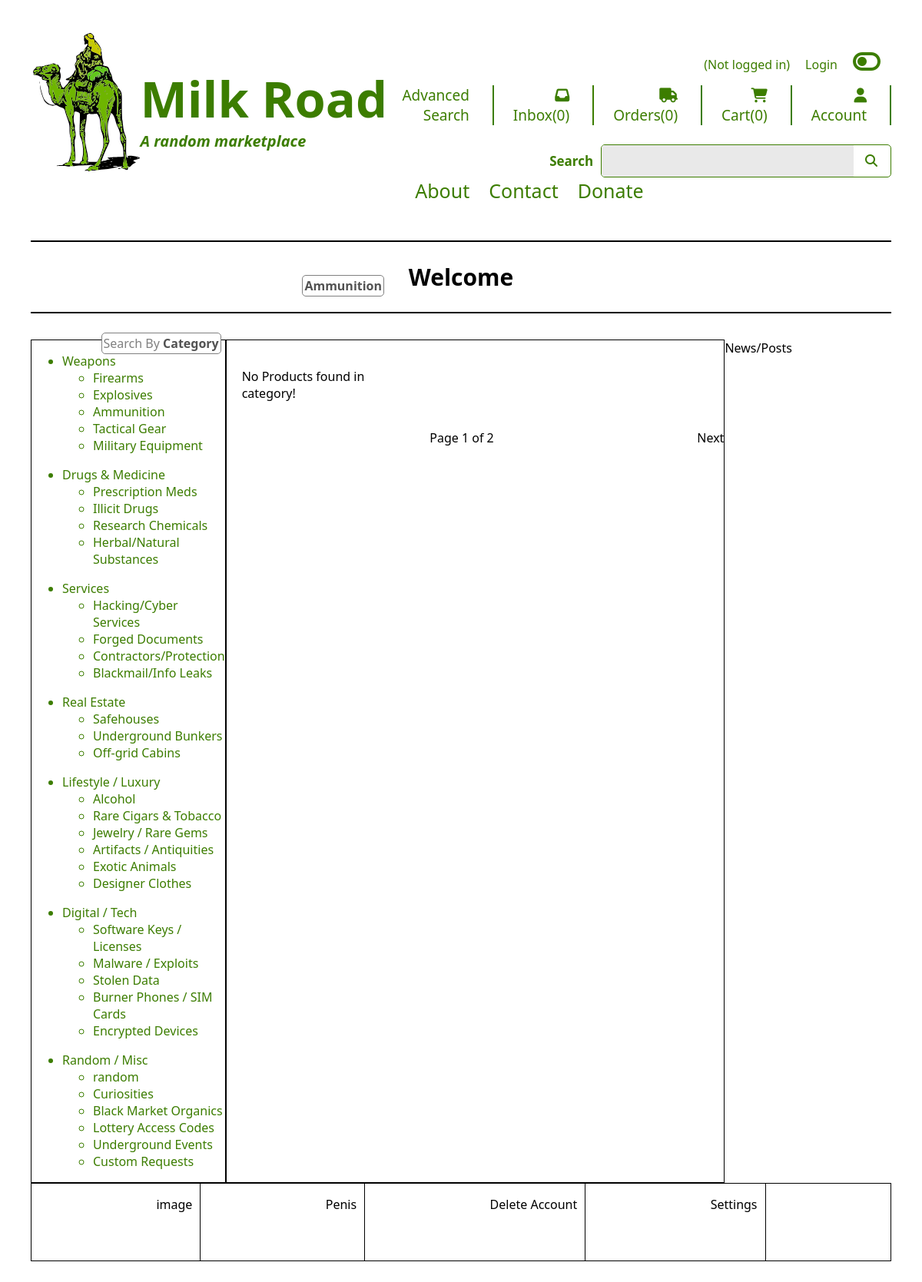
The app's page /category/ammunition, older data.
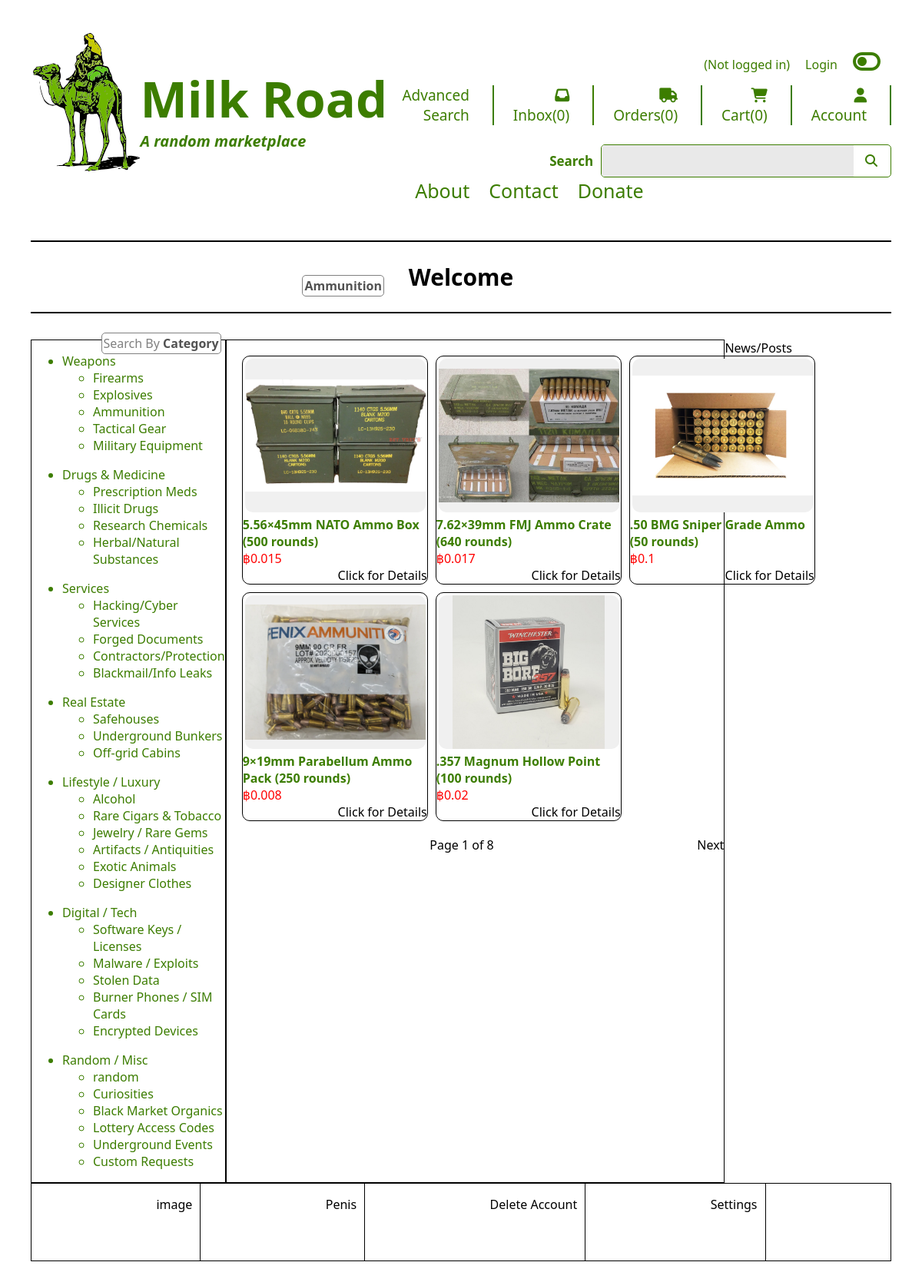
The same page, newer data.
### tables this page shows
CREATE TABLE Products (
    serialNum INTEGER PRIMARY KEY AUTOINCREMENT,
    name TEXT,
    category TEXT, -- 'weapon', 'drug', 'property', 'service', etc.
    price REAL,
    image BLOB,
    description TEXT
);

### app.py (the view)
@app.route('/category/<string:category>')
def category(category):
    page = request.args.get('page', 1, type=int) # Defining the page a user is on, if user is on page 2, page =2, if no page then default to 1, int makes sure it's a number
    per_page = 9 # limit to 9 items on the page
    offset = (page - 1) * per_page # this is the position where you fetch the products for the NEXT PAGE
    db = get_db()
    total_products = db.execute("""SELECT COUNT(*) FROM Products""").fetchone()[0] # Getting total number of producst in db
    print(total_products)
    products = db.execute("""SELECT * FROM Products WHERE category = ? LIMIT ? OFFSET ?;""", (category, per_page, offset)).fetchall()
    total_pages = (total_products + per_page - 1) // per_page # Calculated total pages needed
    if category == 'weapons':
        products = db.execute("""SELECT * FROM Products WHERE category IN ('firearm', 'explosive', 'ammunition','tactical_gear', 'military_equipment')""").fetchall()
    if category == 'drugs_medicine':
        products = db.execute("""SELECT * FROM Products WHERE category IN ('prescription_meds','illicit_drugs', 'research_chemicals', 'herbal_natural_substances')""").fetchall()
    if category == 'services':
        products = db.execute("""SELECT * FROM Products WHERE category IN ('hacking_cyber_services','forged_documents', 'contractors_protection', 'blackmail_info_leaks')""").fetchall()
    if category == 'real_estate':
        products = db.execute("""SELECT * FROM Products WHERE category IN ('safehouses','underground_bunkers', 'off_grid_cabins')""").fetchall()
    if category == 'lifestyle_luxury':
        products = db.execute("""SELECT * FROM Products WHERE category IN ('alcohol','rare_cigars_tobacco', 'jewelry_rare_gems', 'artifacts_antiquities', 'exotic_animals', 'designer_clothes')""").fetchall()
    if category == 'digital_tech':
        products = db.execute("""SELECT * FROM Products WHERE category IN ('software_keys_licenses','malware_exploits', 'stolen_data', 'burner_phones_sim_cards', 'encrypted_devices')""").fetchall()
    if category == 'random_misc':
        products = db.execute("""SELECT * FROM Products WHERE category IN ('random')""").fetchall()
    category_labels = {
    'weapons': 'Weapons',
    'firearm': 'Firearms',
    'explosive': 'Explosives',
    'ammunition': 'Ammunition',
    'tactical_gear': 'Tactical Gear',
    'military_equipment': 'Military Equipment',
    'drugs_medicine': 'Drugs & Medicine',
    'prescription_meds': 'Prescription Meds',
    'illicit_drugs': 'Illicit Drugs',
    'research_chemicals': 'Research Chemicals',
    'herbal_natural_substances': 'Herbal/Natural Substances',
    'services': 'Services',
    'hacking_cyber_services': 'Hacking/Cyber Services',
    'forged_documents': 'Forged Documents',
    'contractors_protection': 'Contractors/Protection',
    'blackmail_info_leaks': 'Blackmail/Info Leaks',
    'real_estate': 'Real Estate',
    'safehouses': 'Safehouses',
    'underground_bunkers': 'Underground Bunkers',
    'off_grid_cabins': 'Off-grid Cabins',
    'lifestyle_luxury': 'Lifestyle / Luxury',
    'alcohol': 'Alcohol',
    'rare_cigars_tobacco': 'Rare Cigars & Tobacco',
    'jewelry_rare_gems': 'Jewelry / Rare Gems',
    'artifacts_antiquities': 'Artifacts / Antiquities',
    'exotic_animals': 'Exotic Animals',
    'designer_clothes': 'Designer Clothes',
    'digital_tech': 'Digital / Tech',
    'software_keys_licenses': 'Software Keys / Licenses',
    'malware_exploits': 'Malware / Exploits',
    'stolen_data': 'Stolen Data',
    'burner_phones_sim_cards': 'Burner Phones / SIM Cards',
    'encrypted_devices': 'Encrypted Devices',
    'random_misc': 'Random / Misc',
    'random': 'Random'
    }
    label = category_labels.get(category, category.capitalize())
    return render_template("category.html", products=products, category=category, page=page, total_pages=total_pages, label=label)

### templates/category.html (shortened to what this page needs)
{% extends "base.html" %}
{% block main_content %}
<div id="all_categories"><b>{{ label }}</b></div>
<div id="item_grid">
    {% if products %}
    {% for product in products %}
    <div id="item_container">
        <a href="{{ url_for('product', serialNum=product['serialNum']) }}">
            <img src="{{ url_for('static', filename=product['image']) }}">
        </a>
        <div id="item_name">
            <a href="{{ url_for('product', serialNum=product['serialNum']) }}">
                <b>{{ product["name"] }}</b>
            </a>
        </div>
        <div id="item_price">฿{{ product["price"] }}</div>
        <div id="item_details">Click for Details</div>
    </div>
    {% endfor %}
    {% else %}
    <p>No Products found in category!</p>
    {% endif %}
</div>
<div class="pagination_container">
    {% if page < total_pages %}
        <div>Page {{ page }} of {{ total_pages }}</div>
        <a href="{{ url_for('index', page=page+1) }}">Next</a>
    {% endif %}
</div>
{% endblock %}

### templates/base.html (shortened to what this page needs)
<!DOCTYPE html>
<html lang="en">
<head>
    <link rel="stylesheet" href="{{ url_for('static', filename='styles/styles.css') }}">
    <link rel="stylesheet" href="{{ url_for('static', filename='styles/dark_mode.css') }}">
</head>
<body>
    <div class="parent">
        <div class="header">
            <a href="{{ url_for('index') }}"><img src="/static/images/silk.svg"></a>
            <a href="{{ url_for('index') }}">
                <div id="main_text_box">
                    <h1 id="main_text">Milk Road</h1>
                    <em>
                        <h2 id="sub_text">A random marketplace</h2>
                    </em>
                </div>
            </a>
        </div>
        <div class="nav">
            <div id="global" class="toggle-off">
                {% if g.user %}
                <a>
                    <p>Balance: <b style="color: #3C7D00;">฿ {{ g.funds }}</b></p>
                </a>
                <a href="{{ url_for('wallet') }}">
                    <p>Wallet<b>(฿)</b></p>
                </a>
                <p>Hi {{ g.user }}!</p>
                <a href="{{ url_for('logout') }}">
                    <p>Logout</p>
                </a>
                {% else %}
                <p>(Not logged in)</p>
                <a href="{{ url_for('login') }}">
                    <div>Login</div>
                </a>
                {% endif %}
                <div id="toggle-icon" class="toggle-off">
                    <i onclick="toggleIcon(); darkMode();" class="fas fa-toggle-off toggle-icon fa-2xl "
                        id="toggle-off"></i>
                </div>
            </div>
            <div id="nav_options">
                <a>
                    <div>Advanced Search</div>
                </a>
                <a>
                    <div><i class="fa-solid fa-inbox"></i>Inbox(0)</div>
                </a>
                <a>
                    <div><i class="fa-solid fa-truck"></i>Orders(0)</div>
                </a>
                {% if g.user %}
                <a href="{{ url_for('cart') }}">
                    <div><i class="fa-solid fa-cart-shopping"></i>Cart({{ total_cart_count}})</div>
                    {% else %}
                    <a href="{{ url_for('cart') }}">
                        <div><i class="fa-solid fa-cart-shopping"></i>Cart(0)</div>
                    </a>
                    {% endif %}
                <a href="{{ url_for( 'account_details') }}">
                    <div><i class="fa-solid fa-user"></i>Account</div>
                </a>
            </div>
            <div class="search">
                <div id="search_word"><b>Search</b></div>
                <div id="search_border">
                    <input type="text">
                    <a href="{{ url_for('index') }}"><i class="fa-solid fa-magnifying-glass"></i></a>
                </div>
            </div>
            <div id="contact_details">
                <a>
                    <div>About</div>
                </a>
                <a>
                    <div>Contact</div>
                </a>
                <a>
                    <div>Donate</div>
                </a>
            </div>
        </div>
        <div class="marquee">
            <div id="marquee_content">
                <h2>Welcome</h2>
            </div>
        </div>
        <div class="categories">
            <div id='category_box'>Search By <b>Category</b></div>
            <ul>
                <a href="{{ url_for('category', category='weapons') }}">
                    <li>Weapons</li>
                </a>
                <ul>
                    <a href="{{ url_for('category', category='firearm') }}">
                        <li>Firearms</li>
                    </a>
                    <a href="{{ url_for('category', category='explosive') }}">
                        <li>Explosives</li>
                    </a>
                    <a href="{{ url_for('category', category='ammunition') }}">
                        <li>Ammunition</li>
                    </a>
                    <a href="{{ url_for('category', category='tactical_gear') }}">
                        <li>Tactical Gear</li>
                    </a>
                    <a href="{{ url_for('category', category='military_equipment') }}">
                        <li>Military Equipment</li>
                    </a>
                </ul>
            </ul>
            <ul>
                <a href="{{ url_for('category', category='drugs_medicine') }}">
                    <li>Drugs & Medicine</li>
                </a>
                <ul>
                    <a href="{{ url_for('category', category='prescription_meds') }}">
                        <li>Prescription Meds</li>
                    </a>
                    <a href="{{ url_for('category', category='illicit_drugs') }}">
                        <li>Illicit Drugs</li>
                    </a>
                    <a href="{{ url_for('category', category='research_chemicals') }}">
                        <li>Research Chemicals</li>
                    </a>
                    <a href="{{ url_for('category', category='herbal_natural_substances') }}">
                        <li>Herbal/Natural Substances</li>
                    </a>
                </ul>
            </ul>
            <ul>
                <a href="{{ url_for('category', category='services') }}">
                    <li>Services</li>
                </a>
                <ul>
                    <a href="{{ url_for('category', category='hacking_cyber_services') }}">
                        <li>Hacking/Cyber Services</li>
                    </a>
                    <a href="{{ url_for('category', category='forged_documents') }}">
                        <li>Forged Documents</li>
                    </a>
                    <a href="{{ url_for('category', category='contractors_protection') }}">
                        <li>Contractors/Protection</li>
                    </a>
                    <a href="{{ url_for('category', category='blackmail_info_leaks') }}">
                        <li>Blackmail/Info Leaks</li>
                    </a>
                </ul>
            </ul>
            <ul>
                <a href="{{ url_for('category', category='real_estate') }}">
                    <li>Real Estate</li>
                </a>
                <ul>
                    <a href="{{ url_for('category', category='safehouses') }}">
                        <li>Safehouses</li>
                    </a>
                    <a href="{{ url_for('category', category='underground_bunkers') }}">
                        <li>Underground Bunkers</li>
                    </a>
                    <a href="{{ url_for('category', category='off_grid_cabins') }}">
                        <li>Off-grid Cabins</li>
                    </a>
                </ul>
            </ul>
            <ul>
                <a href="{{ url_for('category', category='lifestyle_luxury') }}">
                    <li>Lifestyle / Luxury</li>
                </a>
                <ul>
                    <a href="{{ url_for('category', category='alcohol') }}">
                        <li>Alcohol</li>
                    </a>
                    <a href="{{ url_for('category', category='rare_cigars_tobacco') }}">
                        <li>Rare Cigars & Tobacco</li>
                    </a>
                    <a href="{{ url_for('category', category='jewelry_rare_gems') }}">
                        <li>Jewelry / Rare Gems</li>
                    </a>
                    <a href="{{ url_for('category', category='artifacts_antiquities') }}">
                        <li>Artifacts / Antiquities</li>
                    </a>
                    <a href="{{ url_for('category', category='exotic_animals') }}">
                        <li>Exotic Animals</li>
                    </a>
                    <a href="{{ url_for('category', category='designer_clothes') }}">
                        <li>Designer Clothes</li>
                    </a>
                </ul>
            </ul>
            <ul>
                <a href="{{ url_for('category', category='digital_tech') }}">
                    <li>Digital / Tech</li>
                </a>
                <ul>
                    <a href="{{ url_for('category', category='software_keys_licenses') }}">
                        <li>Software Keys / Licenses</li>
                    </a>
                    <a href="{{ url_for('category', category='malware_exploits') }}">
                        <li>Malware / Exploits</li>
                    </a>
                    <a href="{{ url_for('category', category='stolen_data') }}">
                        <li>Stolen Data</li>
                    </a>
                    <a href="{{ url_for('category', category='burner_phones_sim_cards') }}">
                        <li>Burner Phones / SIM Cards</li>
                    </a>
                    <a href="{{ url_for('category', category='encrypted_devices') }}">
                        <li>Encrypted Devices</li>
                    </a>
                </ul>
            </ul>
            <ul>
                <a href="{{ url_for('category', category='random_misc') }}">
                    <li>Random / Misc</li>
                </a>
                <ul>
                    <a href="{{ url_for('category', category='Random') }}">
                        <li>random</li>
                    </a>
                    <li>Curiosities</li>
                    <li>Black Market Organics</li>
                    <li>Lottery Access Codes</li>
                    <li>Underground Events</li>
                    <li>Custom Requests</li>
                </ul>
            </ul>
        </div>
        <div class="news">News/Posts</div>
        <div class="footer">
            <div>
                <p>image</p>
            </div>
            <div>
                <p>Penis</p>
            </div>
            <div>
                <a href="{{ url_for('delete') }}">
                    <p>Delete Account</p>
                </a>
            </div>
            <div>
                <p>Settings</p>
            </div>
        </div>
        <div class="main">
            {% block main_content %}
            {% endblock %}
        </div>
    </div>
</body>
</html>

Row changes from the older to the newer data that the page shows:
added Products: image (picture), name "5.56×45mm NATO Ammo Box (500 rounds)", price "0.015"
added Products: image (picture), name "7.62×39mm FMJ Ammo Crate (640 rounds)", price "0.017"
added Products: image (picture), name ".50 BMG Sniper Grade Ammo (50 rounds)", price "0.1"
added Products: image (picture), name "9×19mm Parabellum Ammo Pack (250 rounds)", price "0.008"
added Products: image (picture), name ".357 Magnum Hollow Point (100 rounds)", price "0.02"
Text that changed along with them:
{{ total_pages }}: "2" → "8"
text no longer shown: "No Products found in category!"
